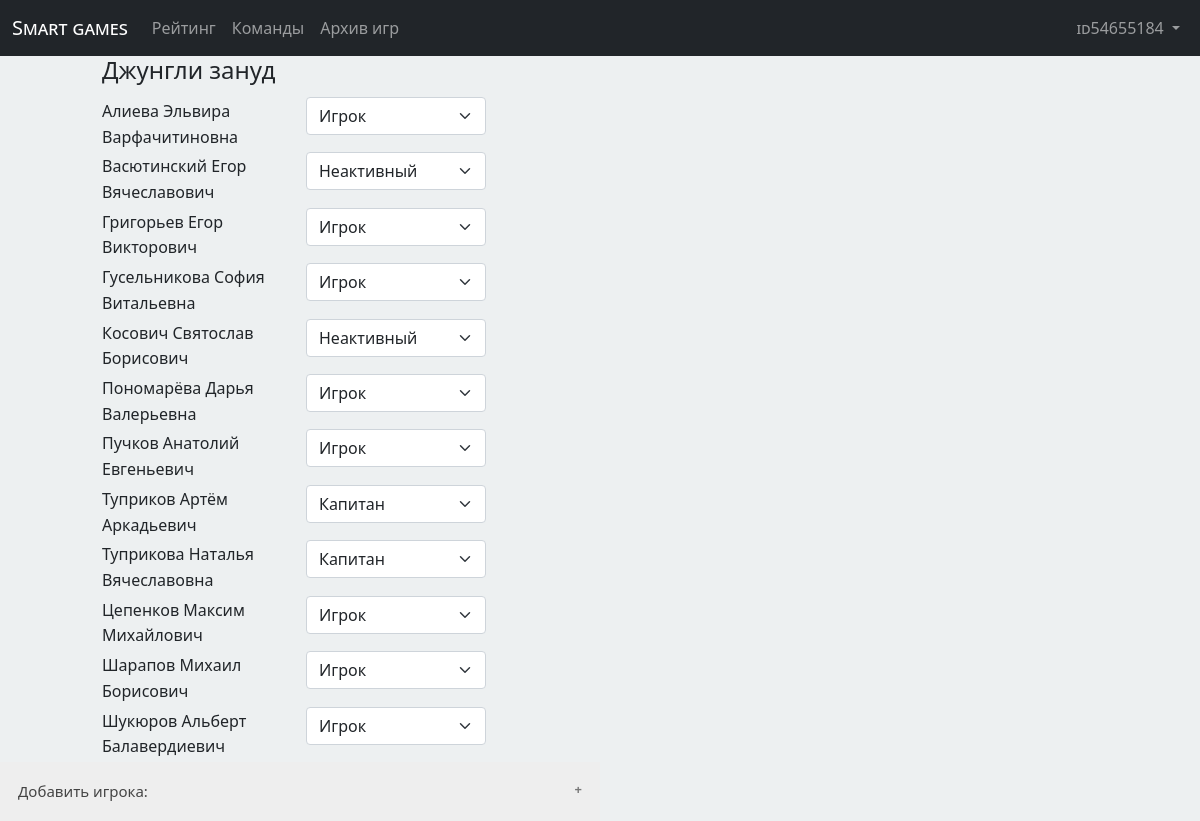
Page /playerteams (signed in) on the committed database.
### brainstorm/models.py (models this page shows, shortened)
class Team_Player(models.Model) :
    class EarnedStatus(models.TextChoices) :
        CAPITAN = 'CP', _('Капитан')
        MAINPLAYER = 'MP', _('Игрок')
        EXPLAYER = 'EP', _('Неактивный')
    player = models.ForeignKey(Player, on_delete=models.CASCADE)
    team = models.ForeignKey(Team, on_delete=models.CASCADE)
    status =  models.CharField("Статус игрока",
        max_length=2,
        choices=EarnedStatus.choices,
        default=EarnedStatus.MAINPLAYER,
    )
    class Meta:
        verbose_name = 'Команда игрока'
        verbose_name_plural = 'Команды игроков'

class Team(models.Model) :
    name = models.CharField(
        "Название команды",
        max_length=200,
        validators=[MinLengthValidator(2,"Название должно быть длиннее чем 1 символ")]
    )
    id_site = models.IntegerField("Id для выгрузки на сайт ЧГК", null = True, blank=True, validators=[MinValueValidator(0)])
    class Meta:
        verbose_name = 'Команда'
        verbose_name_plural = 'Команды'
    def __str__(self):
        return self.name

class Player(models.Model) :
    name = models.CharField(
        "ФИО",
        max_length=200,
        blank=True,
        validators=[MinLengthValidator(2,"Имя должно быть длиннее чем 1 символ")
        ]
    )
    phone_regex = RegexValidator(regex=r'^\+?1?\d{11}$', message="Номер телефона должен быть введен в формате: '+99999999999'. ")
    phone = models.CharField("Номер телефона",validators=[phone_regex], max_length=12, blank=True) # validators should be a list
    user = models.ForeignKey(settings.AUTH_USER_MODEL, null = True, on_delete = models.SET_NULL, blank=True)
    class Meta:
        verbose_name = 'Игрок'
        verbose_name_plural = 'Игроки'
    def __str__(self):
        return self.name

### brainstorm/views.py (the view, shortened to what this page needs)
# urls.py: path('playerteams', views.TeamDetailView.as_view(), name = 'personal_teams'),
class TeamDetailView(LoginRequiredMixin, DetailView):
    model = Team_Player
    template_name = "brainstorm/team_detail.html"
    def get(self, request):
        try:
            currentplayer = Player.objects.get(user=self.request.user)
        except Player.DoesNotExist:
            currentplayer = None
        if request.user.is_superuser:
            playerteams = Team_Player.objects.all() # все команды для админа
            teams = Team.objects.order_by('name')
        else:
            playerteams = Team_Player.objects.filter(player = currentplayer).order_by('player__name') # filter потому, что команд может быть несколько
            valuelist = playerteams.values_list('team')
            teams = Team.objects.filter(id__in = valuelist)
        teamplayers = Team_Player.objects.filter(team__in = teams).order_by('team__name', 'player__name')
        playerform=CreateFormPlayer(instance=Team_Player()) #добавление нового игрока
        playerform.fields['team'].queryset = teams #для нового игрока можно выбрать команду из доступных пользователю и любую команду если добавляет админ
        statusform=UpdateFormStatus(instance=Team_Player()) #изменение статусов игроков
        ctx = {'teams' : teamplayers, 'form_player': playerform, 'form_status': statusform}
        return render(request, self.template_name, ctx)

### brainstorm/forms.py
class CreateFormPlayer(forms.ModelForm):
    team = forms.ModelChoiceField(label ='Команда', queryset=Team.objects.all(), required = True, widget=forms.Select(attrs={'class': 'form-control'}))
    class Meta:
        model = Player
        fields = ['name','phone','team']
        help_texts = {
            'review ': ' ',
        }
        widgets = {
            'name' :  forms.TextInput(attrs={'class': 'form-control'}), #для визуально приятных форм
            'phone' : forms.TextInput(attrs={'class': 'form-control'}),
        }

class UpdateFormStatus(forms.ModelForm):
    class Meta:
        model = Team_Player
        fields = ['status']

### brainstorm/templates/brainstorm/team_detail.html (shortened to what this page needs)
{% extends "baseform.html" %}
{% block content %}
{% if teams%}
<div class="row">
    {% for entry in teams %}
        {% ifchanged entry.team %}
        <div class="col-md-1 mb-1">
        </div>
        <div class="col-md-5 mb-1">
            <h4>{{ entry.team }}</h4>
        </div>
        <div class="col-md-6 mb-1">
        </div>
        {% endifchanged %}
        <div class="col-md-1 mb-1">
        </div>
        <div class="col-md-2 mb-1">
        <form action="" method="post" id="upload_form" enctype="multipart/form-data">
        <span class="align-middle">{{ entry.player }}</span>
        </div>
        <div class="col-md-2 mb-1">
        <select name="{{ entry.player }}+{{ entry.team }}" onChange="this.form.submit();" class="form-select" data-title="Select Status" data-style="btn-default btn-block" data-menu-style="dropdown-blue">
        {% for val,name in form_status.fields.status.choices %}
            <option name="{{ entry.player }}" value="{{ val }}"{% if entry.status == val %} selected{% endif %}>{{ name }}</option>
        {% endfor %}
        </select>
        </div>
        <div class="col-md-7 mb-1">
        </div>
    {% endfor %}
</div>
<button class="accordion">Добавить игрока:</button>
{% else %}
<p>У тебя еще нет команды. Регистрируйся на игру!</p>
{% endif %}
{% endblock %}

### brainstorm/templates/baseform.html (shortened to what this page needs)
<!DOCTYPE html>
{% load static %}
<html>
<head>
    <link rel="stylesheet" href="{% static '/bootstrap/css/bootstrap.min.css' %}" >
    <link rel="stylesheet" href="{% static '/bootstrap/js/bootstrap.min.js' %}" >
    <link rel="stylesheet" href="{% static '/css/headmenu.css' %}" >
    <link rel="stylesheet" href="https://cdnjs.cloudflare.com/ajax/libs/font-awesome/4.7.0/css/font-awesome.min.css">
</head>
<body>
    {% block navbar %}
    {% load app_tags %}
  <nav class="navbar navbar-expand-lg navbar-dark bg-dark">
    <div class="container-fluid">
      <a class="navbar-brand" href="{% url 'brainstorm:smartgames' %}">Smart games</a>
      <div class="collapse navbar-collapse" id="navbarSupportedContent">
        <ul class="navbar-nav me-auto mb-2 mb-lg-0">
          <li class="nav-item">
            <a class="nav-link" aria-current="page" href="{% url 'brainstorm:games_rating' %}">Рейтинг</a>
          </li>
          <li class="nav-item">
            <a class="nav-link" href="{% url 'brainstorm:personal_teams' %}">Команды</a>
          </li>
          <li class="nav-item">
            <a class="nav-link" href="{% url 'brainstorm:games_all' %}">Архив игр</a>
          </li>
        </ul>
        <ul class="navbar-nav navbar-right mb-2 mb-lg-0">
          {% if user.is_authenticated %}
          <li class="nav-item dropdown">
            <a class="nav-link dropdown-toggle" href="#" id="navbarDropdown" role="button" data-bs-toggle="dropdown" aria-expanded="false">
              {{ user.get_username }}
            </a>
          </li>
          {% else %}
          <li class="nav-item">
            <a class="nav-link" href="{% url 'login' %}?next={% url 'brainstorm:smartgames' %}">Войти</a>
          </li>
          {% endif %}
        </ul>
      </div>
    </div>
  </nav>
  {% endblock %}
  {% block content %} {% endblock %}
</body>
</html>

### static/css/headmenu.css (style rules this page uses)
:root { --main-color: #3f353a; }
body { background-color: #edf0f1 !important; }
nav ul { list-style: none ; }
nav a { text-decoration: none; color:#3f353a; font-variant: small-caps; font-size: medium; transition: .5s color; }
.accordion:after { content: '\02795'; font-size: 13px; color: #777; float: right; margin-left: 5px; }
.accordion { background-color: #eee; color: #444; cursor: pointer; padding: 18px; width: 50%; border: none; text-align: left; outline: none; font-size: 15px; transition: 0.4s; }
.accordion:after { content: '\002B'; color: #777; font-weight: bold; float: right; margin-left: 5px; }

### rows in the picture
Team_Player: team "Джунгли зануд", player "Алиева Эльвира Варфачитиновна", status+player+team "Игрок"
Team_Player: player "Васютинский Егор Вячеславович", status+player+team "Неактивный"
Team_Player: player "Григорьев Егор Викторович", status+player+team "Игрок"
Team_Player: player "Гусельникова София Витальевна", status+player+team "Игрок"
Team_Player: player "Косович Святослав Борисович", status+player+team "Неактивный"
Team_Player: player "Пономарёва Дарья Валерьевна", status+player+team "Игрок"
Team_Player: player "Пучков Анатолий Евгеньевич", status+player+team "Игрок"
Team_Player: player "Туприков Артём Аркадьевич", status+player+team "Капитан"
Team_Player: player "Туприкова Наталья Вячеславовна", status+player+team "Капитан"
Team_Player: player "Цепенков Максим Михайлович", status+player+team "Игрок"
Team_Player: player "Шарапов Михаил Борисович", status+player+team "Игрок"
Team_Player: player "Шукюров Альберт Балавердиевич", status+player+team "Игрок"

### other values in the picture
{{ user.get_username }} "id54655184"
